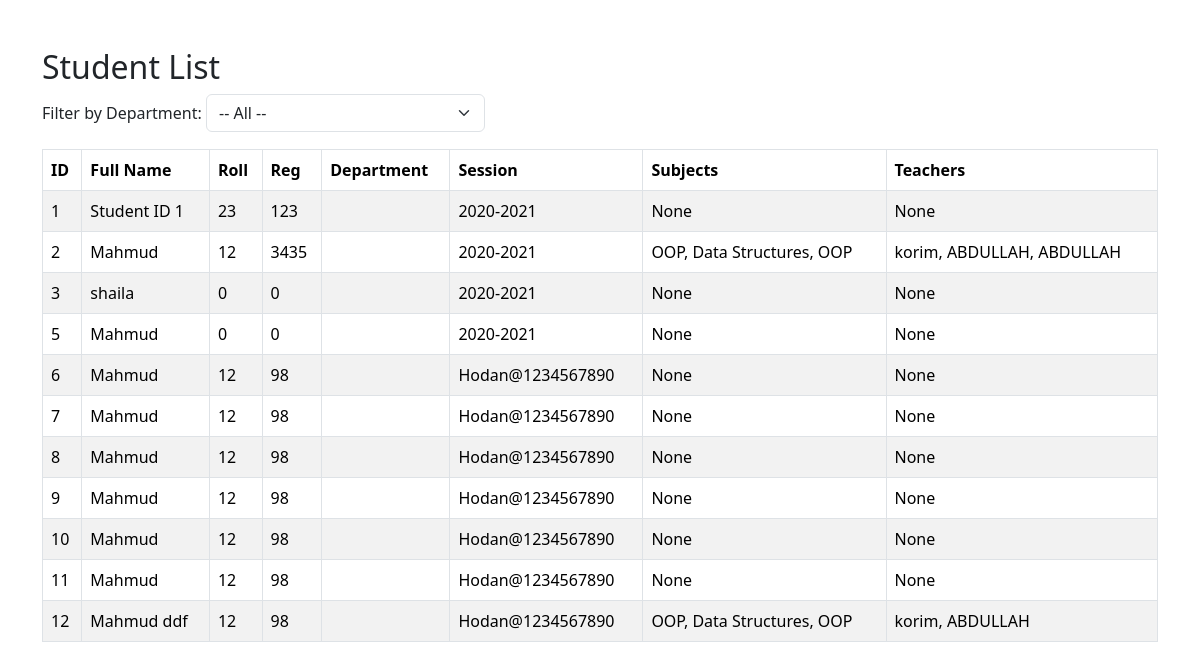
Screenshot of /task/student/ with the database file from the repository.
### app1/models/student_model.py (models this page shows, shortened)
class Student(models.Model):
    user=models.OneToOneField(User,on_delete=models.CASCADE,related_name="student",null=True)
    first_name=models.CharField(max_length=100,null=True)
    last_name=models.CharField(max_length=100,null=True)
    roll = models.IntegerField( null=True, blank=True,default=0000000)
    reg = models.IntegerField( null=True, blank=True,default=0000)
    new_department = models.ForeignKey(
        Department, on_delete=models.SET_NULL, null=True, blank=True
    )
    session = models.CharField(max_length=20, null=True, blank=True,default='2020-2021')
    subjects = models.ManyToManyField('Subject', related_name='students', blank=True)
    teaher = models.ManyToManyField('Teacher', related_name='students', blank=True)
    @property    #ekhon html e full_name likhle e full name ddekhabe,,,,alada alada first_name /last_name likha lagbe na
    def full_name(self):
        if self.first_name or self.last_name:
            return f"{self.first_name or ''} {self.last_name or ''}".strip()
        return f"Student ID {self.id}"

### app1/models/subjects_model.py (models this page shows, shortened)
class Subject(models.Model):
    name=models.CharField(max_length=100)
    student = models.ForeignKey('app1.Student', on_delete=models.CASCADE, related_name='studen_subjects',null=True)

### app1/models/teachers_model.py (models this page shows, shortened)
class Teacher(models.Model):
    user=models.OneToOneField(User,on_delete=models.CASCADE,related_name="teacher",null=True)
    name=models.CharField(null=True,max_length=20)
    slary=models.DecimalField(max_digits=10,decimal_places=2)
    subject =models.ManyToManyField(Subject,related_name="teacher_sub")
    department=models.ForeignKey(Department,on_delete=models.CASCADE, related_name="Teachers")

### app1/views/student_list_view.py (the view)
# urls.py: path('student/',student_list.as_view(),name="student_list"),
class student_list(ListView):
    model=Student
    template_name="student.html"
    context_object_name="students"
    def get_queryset(self):
        queryset = super().get_queryset()
        department_id = self.request.GET.get("department")
        if department_id:
            queryset = queryset.filter(new_department_id=department_id)
        return queryset
    def get_context_data(self, **kwargs):
        context = super().get_context_data(**kwargs)
        context["departments"] = Department.objects.all()
        return context

### templates/student.html (shortened to what this page needs)
<!DOCTYPE html>
<html lang="en">
<head>
    <link rel="stylesheet" href="https://cdn.jsdelivr.net/npm/bootstrap@5.3.2/dist/css/bootstrap.min.css">
</head>
<body>
<div class="container mt-5">
    <h2>Student List</h2>
    <form method="get" class="mb-3">
        <label for="dept" class="form-label">Filter by Department:</label>
        <select name="department" id="dept" class="form-select w-25 d-inline" onchange="this.form.submit()">
            <option value="">-- All --</option>
        </select>
    </form>
    <table class="table table-bordered table-striped mt-3">
        <thead>
            <tr>
                <th>ID</th>
                <th>Full Name</th>
                <th>Roll</th>
                <th>Reg</th>
                <th>Department</th>
                <th>Session</th>
                <th>Subjects</th>
                <th>Teachers</th>
            </tr>
        </thead>
        <tbody>
            {% for student in students %}
            <tr>
                <td>{{ student.id }}</td>
                <td>{{ student.full_name }}</td>
                <td>{{ student.roll }}</td>
                <td>{{ student.reg }}</td>
                <td>{{ student.new_department.name }}</td>
                <td>{{ student.session }}</td>
                <td>
                    {% for subject in student.subjects.all %}
                        {{ subject.name }}{% if not forloop.last %}, {% endif %}
                    {% empty %}
                        None
                    {% endfor %}
                </td>
                <td>
                    {% for teacher in student.teaher.all %}
                        {{ teacher.name }}{% if not forloop.last %}, {% endif %}
                    {% empty %}
                        None
                    {% endfor %}
                </td>
            </tr>
            {% empty %}
            <tr>
                <td colspan="8" class="text-center">No students found.</td>
            </tr>
            {% endfor %}
        </tbody>
    </table>
</div>
</body>
</html>

### rows the page displays
Student: id "1", full_name "Student ID 1", roll "23", reg "123", session "2020-2021"
Student: id "2", full_name "Mahmud", roll "12", reg "3435", session "2020-2021"
Subject: name "OOP"
Subject: name "Data Structures"
Subject: name "OOP"
Teacher: name "korim"
Teacher: name "ABDULLAH"
Teacher: name "ABDULLAH"
Student: id "3", full_name "shaila", roll "0", reg "0", session "2020-2021"
Student: id "5", full_name "Mahmud", roll "0", reg "0", session "2020-2021"
Student: id "6", full_name "Mahmud", roll "12", reg "98", session "Hodan@1234567890"
Student: id "7", full_name "Mahmud", roll "12", reg "98", session "Hodan@1234567890"
Student: id "8", full_name "Mahmud", roll "12", reg "98", session "Hodan@1234567890"
Student: id "9", full_name "Mahmud", roll "12", reg "98", session "Hodan@1234567890"
Student: id "10", full_name "Mahmud", roll "12", reg "98", session "Hodan@1234567890"
Student: id "11", full_name "Mahmud", roll "12", reg "98", session "Hodan@1234567890"
Student: id "12", full_name "Mahmud ddf", roll "12", reg "98", session "Hodan@1234567890"
